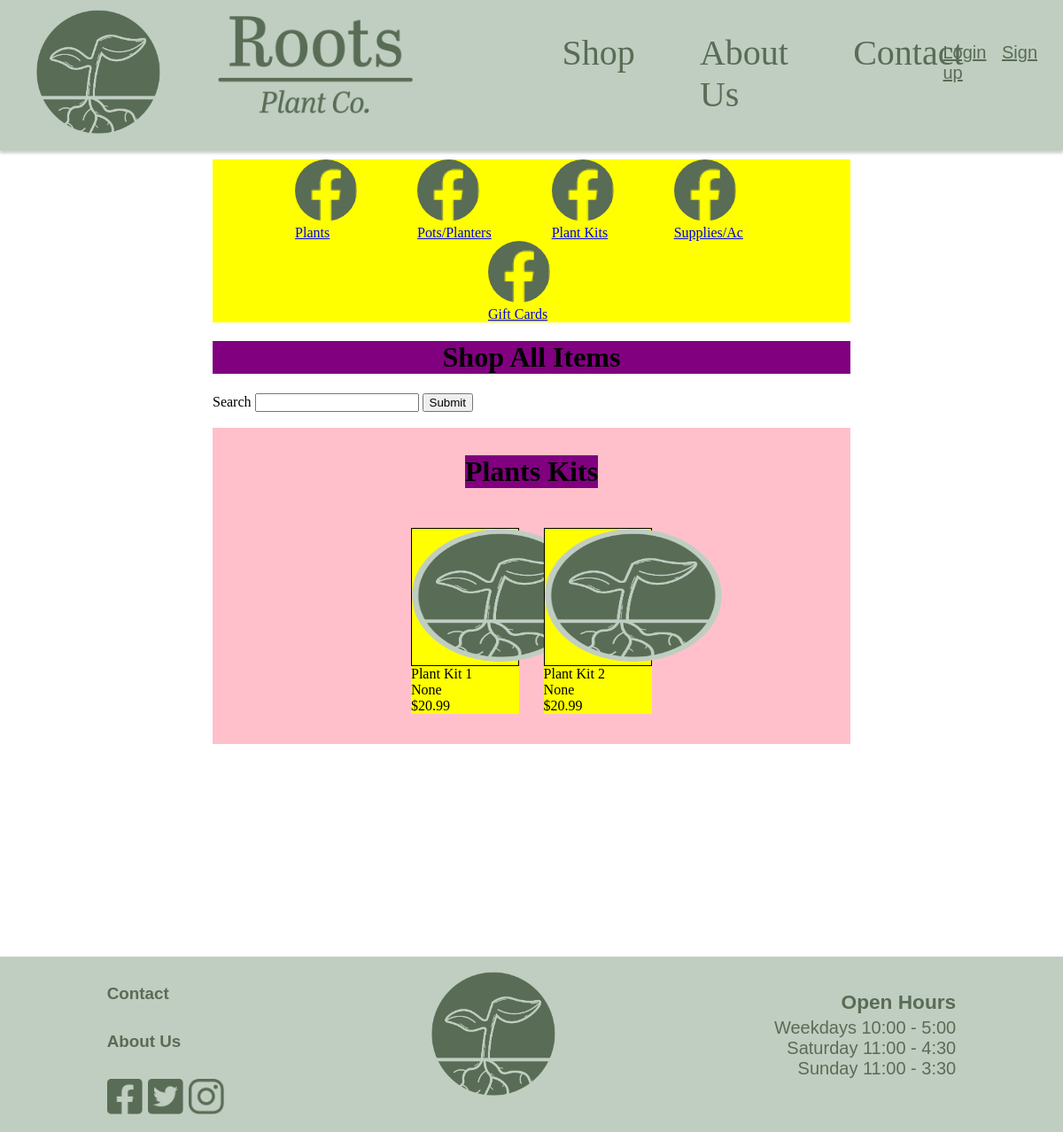
/shopPlantKits, run on an earlier commit of the app's database.
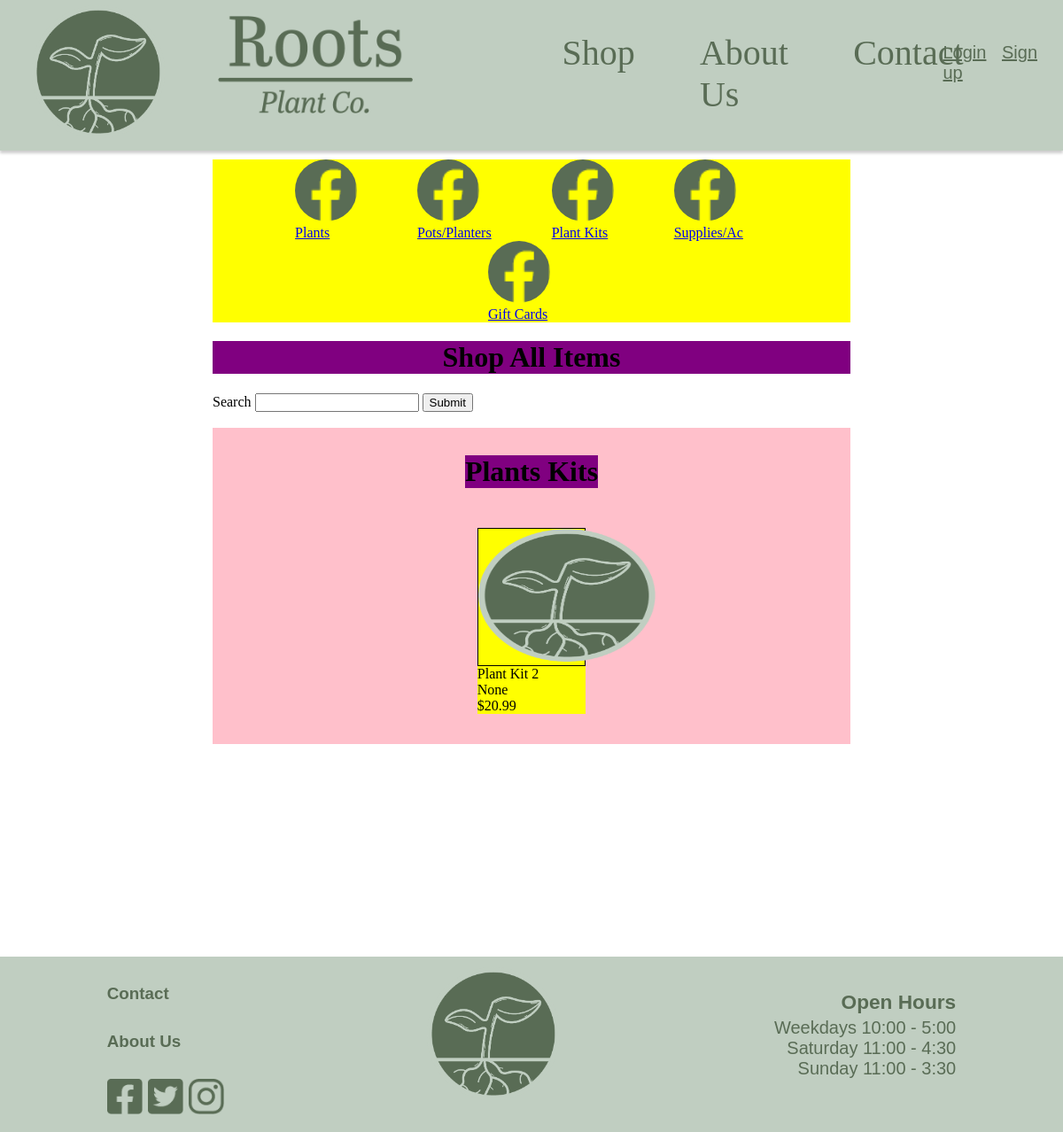
And on a later commit of the database.
### Website/models.py (models this page shows)
class ShopProducts(db.Model):
    __tablename__ = 'shopProducts'
    id = db.Column(db.Integer, primary_key=True)
    name = db.Column(db.String(150), nullable=False) #Is required
    summary = db.Column(db.String(500), nullable=True)
    description = db.Column(db.String(1000), nullable=True)
    price = db.Column(db.Integer, nullable=False) #Is required
    stock = db.Column(db.Integer, nullable=False) #Is required
    category = db.Column(db.String(150), nullable=False) #Is required
    subCategory = db.Column(db.String(150), nullable=True)
    subSubCategory = db.Column(db.String(150), nullable=True)
    imageUrl = db.Column(db.String(150), nullable=False) #Is required
    userId = db.Column(db.Integer, db.ForeignKey('user.id'))

### Website/views.py (the view)
@views.route('/shopPlantKits', methods=['GET', 'POST'])
def shopProductsPlantKits():
    form = SearchForm()
    products = []
    if request.method == 'POST':
        if form.validate_on_submit():
            search_term = form.search.data
        if not search_term:
            flash('Please enter a search term', category='error')
        else:
            search_term = search_term.strip()
            search_words = search_term.split()
            products = ShopProducts.query.filter(
                (ShopProducts.name.contains(search_term)) |
                (ShopProducts.category.contains(search_term)) |
                (ShopProducts.summary.contains(search_term)) |
                db.or_(*[ShopProducts.description.contains(word) for word in search_words])
            ).all()
            if not products:
                flash('No products found', category='error')
    else:
        products = ShopProducts.query.all()
    return render_template('shopPlantKits.html', user=current_user, products=products, form=form)

### Website/forms.py
class SearchForm(FlaskForm):
    search = StringField('Search')
    submit = SubmitField('Submit')

### Website/templates/shopPlantKits.html (shortened to what this page needs)
{% extends "shop.html" %}
{% block productDisplay %}
<h1 class="title">Plants Kits</h1>
    <div class="flexContainer">
        {% for product in products %}
        {% if product.category == "PlantKits" %}
        <div class="flexBox">
            <div class="productImage">
                <img src="{{ url_for('static', filename='img/' + product.imageUrl) }}" width="200" height="150" alt="Plant image">
            </div>
            <div class="productName">
                {{ product.name }}
            </div>
            <div class="productSummary">
                {{ product.summary }}
            </div>
            <div class="productPrice">
                ${{ product.price }}
            </div>
        </div>
        {% endif %}
        {% endfor %}
    </div>
</div>
{% endblock %}

What changed in the data, as far as the page shows it:
no longer on this page (row edited): ShopProducts: imageUrl (picture), name "Plant Kit 1", summary "None", price "20.99"
